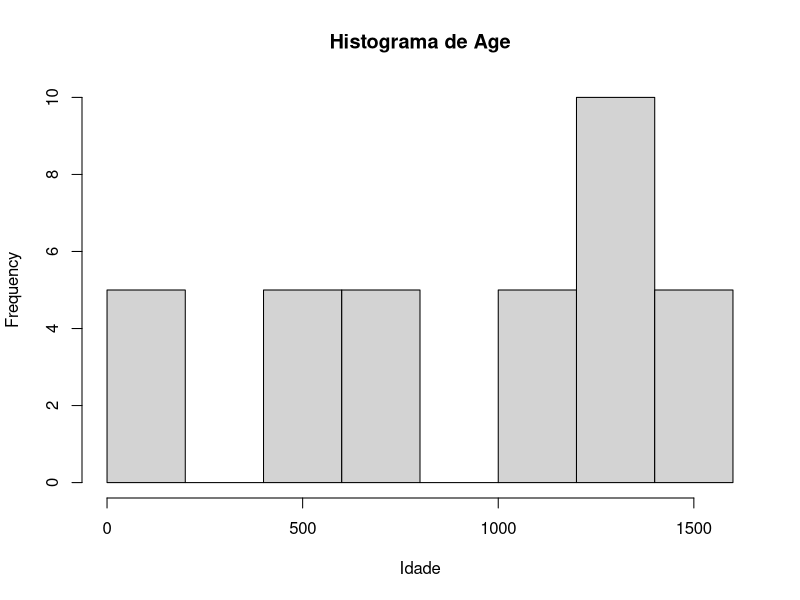
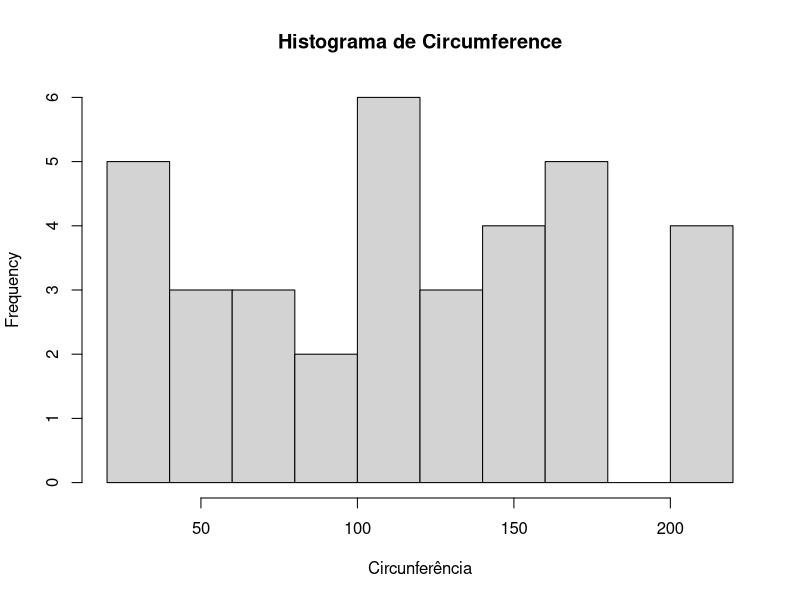
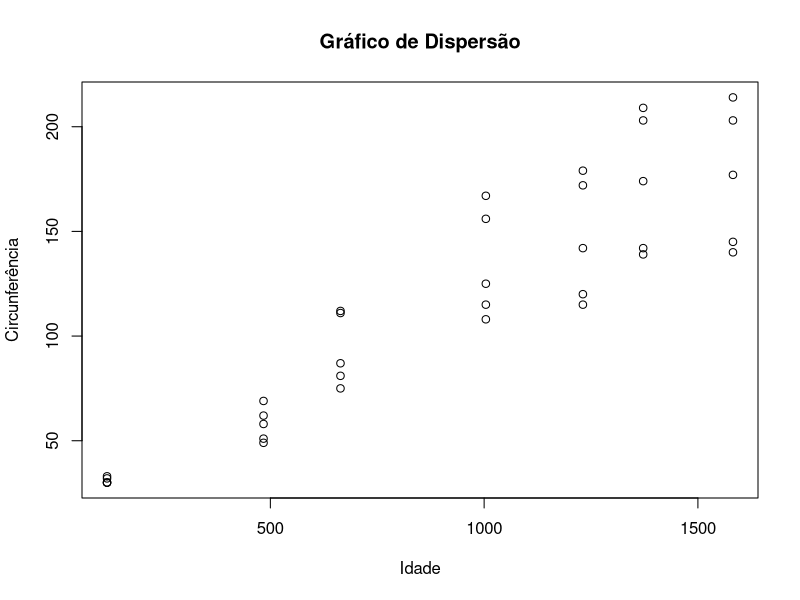
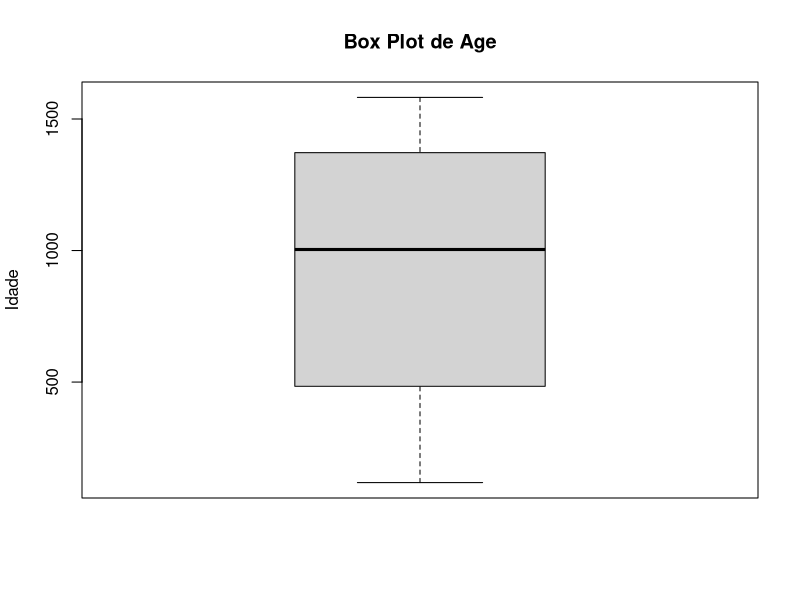
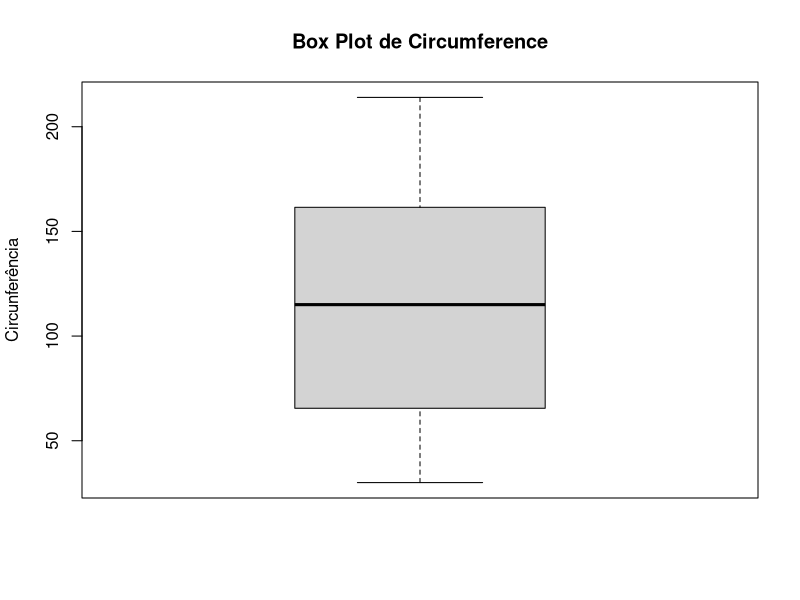

Reproduce these figures in R, in order.
data <- Orange

get_mode <- function(x) {
  uniq_x <- unique(x)
  uniq_x[which.max(tabulate(match(x, uniq_x)))]
}

# Médias
media_age <- mean(data$age)
media_circum <- mean(data$circumference)

print("Média de Age:")
print(media_age)
print("Média de Circumference:")
print(media_circum)

# Medianas
mediana_age <- median(data$age)
mediana_circum <- median(data$circumference)

print("Mediana de Age:")
print(mediana_age)
print("Mediana de Circumference:")
print(mediana_circum)

moda_age <- get_mode((data$age))
moda_circum <- get_mode((data$circumference))

print("Moda de Age:")
print(moda_age)
print("Moda de Circumference:")
print(moda_circum)

# Variâncias
var_age <- var(data$age)
var_circum <- var(data$circumference)

print("Variância de Age:")
print(var_age)
print("Variância de Circumference:")
print(var_circum)

# Desvio-Padrão
desvio_age <- sd(data$age)
desvio_circum <- sd(data$circumference)

print("Desvio-Padrão de Age:")
print(desvio_age)
print("Desvio-Padrão de Circumference:")
print(desvio_circum)

# Histograma de "age"
png(
  file = "hist_age.png",
  width = 600, height = 350
)
hist(data$age, main = "Histograma de Age", xlab = "Idade")
dev.off()

# Histograma de "circumference"
png(
  file = "hist_circumference.png",
  width = 600, height = 350
)
hist(
  data$circumference, main = "Histograma de Circumference", 
  xlab = "Circunferência"
)
dev.off()

# Gráfico de dispersão entre "age" e "circumference"
png(
  file = "hist_age_ircum.png",
  width = 600, height = 350
)
plot(
  data$age,
  data$circumference,
  xlab = "Idade",
  ylab = "Circunferência",
  main = "Gráfico de Dispersão"
)
dev.off()

# Box plot de "age"
png(
  file = "box-plot-age.png",
  width = 600, height = 350
)
boxplot(
  data$age,
  main = "Box Plot de Age",
  ylab = "Idade"
)
dev.off()

# Box de "circumference"
png(
  file = "box-plot-circum.png",
  width = 600, height = 350
)

boxplot(
  data$circumference,
  main = "Box Plot de Circumference",
  ylab = "Circunferência"
)
dev.off()
